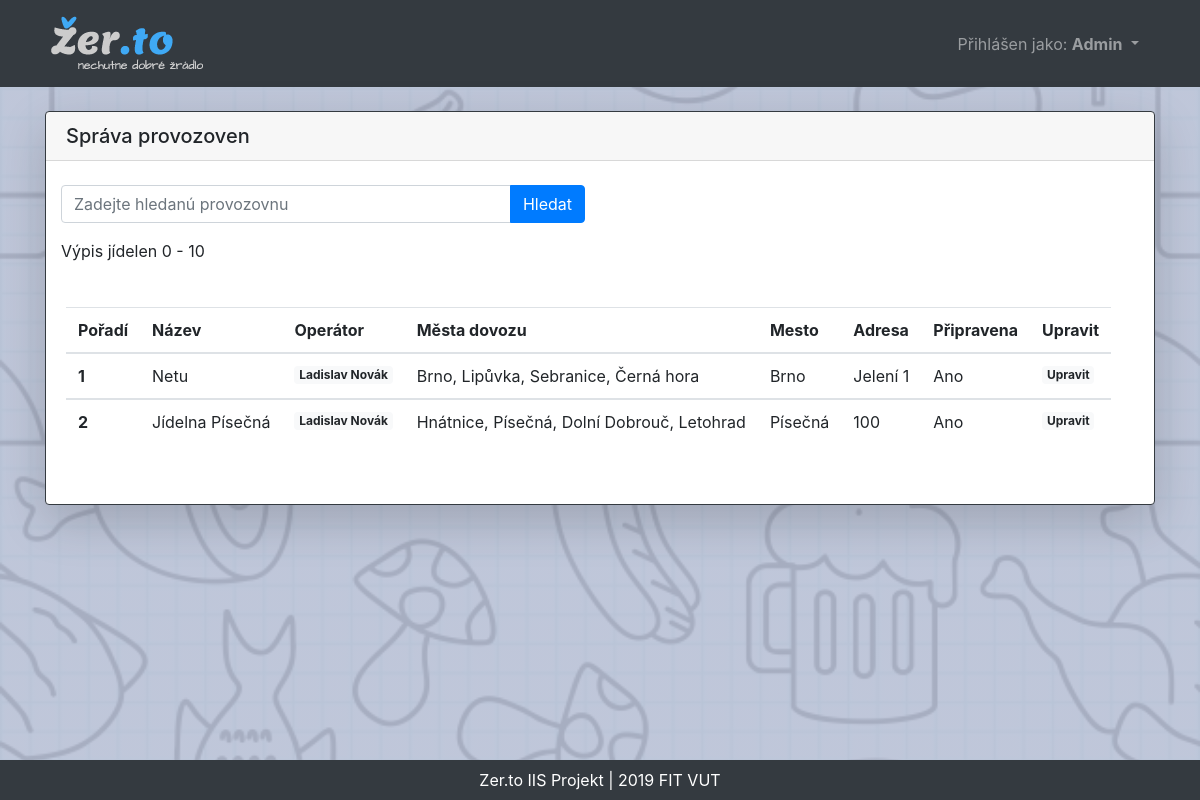
The app's page /admin/jidelny.php (signed in) with its own data.
### tables this page shows
CREATE TABLE `jidelna` (
  `id` int(11) NOT NULL,
  `nazev` varchar(200) NOT NULL,
  `mesto` varchar(100) NOT NULL,
  `adresa` varchar(200) NOT NULL,
  `operator` int(11) DEFAULT NULL,
  `stav` bit(1) NOT NULL DEFAULT b'0'
);

CREATE TABLE `user` (
  `id` int(11) NOT NULL,
  `jmeno` varchar(150) DEFAULT NULL,
  `prijmeni` varchar(150) DEFAULT NULL,
  `email` varchar(200) NOT NULL,
  `password` varchar(200) DEFAULT NULL,
  `mesto` varchar(100) DEFAULT NULL,
  `adresa` varchar(200) DEFAULT NULL,
  `telefon` int(11) DEFAULT NULL,
  `prava` int(11) NOT NULL DEFAULT '5'
);

### functions.php (called while the page is built, shortened)
<?php
function dbconnect(){
	$db = new mysqli("","","","");
    $db->set_charset("UTF8");
    return $db;
}
function getOpName($id){
    $sql = "SELECT jmeno, prijmeni FROM user WHERE id = $id";
    $db = dbconnect();
    $celejmeno = "";
    if($getname = $db->prepare($sql)){
        $getname->execute();
        $getname->bind_result($jmeno, $prijmeni);
        if($getname->fetch())
            $celejmeno = $jmeno." ".$prijmeni;
    }
    return $celejmeno;
}
function getMestaDovozu($id){
    $sql = "SELECT mesto FROM mesta_dovozu WHERE jidelna = $id";
    $db = dbconnect();
    $mesta_dovozu = "";
    $prvni = true;
    $load_mesta_dovozu = $db->query($sql);
    if($load_mesta_dovozu->num_rows>0){
        while($row = $load_mesta_dovozu->fetch_assoc()){
            if($prvni){
                $mesta_dovozu = $row['mesto'];
                $prvni = false;
            }else{
                $mesta_dovozu = $mesta_dovozu.", ".$row['mesto'];
            }
        }
    }
    return $mesta_dovozu == "" ? "-" : $mesta_dovozu;
}
?>

### admin/jidelny.php (the view, shortened to what this page needs)
<?php
include '../functions.php';
        ?><script>
<!DOCTYPE html>
<html>
	<head>
        <link rel="stylesheet" href="https://stackpath.bootstrapcdn.com/bootstrap/4.4.0/css/bootstrap.min.css" />
        <link rel="stylesheet" href="../styles/styles.css" />
	</head>
	<body>
        <nav class='mb-4 navbar navbar-expand-lg navbar-dark bg-dark'>
            <div class='container'>
                <a class='navbar-brand' href='../index.php'><img src='../pic/logo/logo.png' /></a>
                    <div class='collapse navbar-collapse' id='navbarSupportedContent-4'>
                        <ul class='navbar-nav ml-auto'>
                        <?php
                            if(isset($_SESSION['jmeno'])){
                                echo "
                                <li class='nav-link dropdown'>
                                    <span class='nav-link dropdown-toggle' id='navbarDropdownMenuLink-4' data-toggle='dropdown' aria-haspopup='true' aria-expanded='false'>Přihlášen jako:
                                    <b>".$_SESSION['jmeno']."</b>
                                    </span>
                                    <div class='dropdown-menu dropdown-menu-right' aria-labelledby='navbarDropdownMenuLink-4'>
                                    ";
                            echo "</div></nav>";
            }
        ?>
    <main class="container">
        <section class="row justify-content-md-center">
            <div class="col col-md-12">
                <div class="card shadow-lg border-dark">
                <h5 class="card-header">Správa provozoven</h5>
                    <div class="col col-md-6 mt-4">
                        <form method="get" action="" enctype="multipart/form-data">
                            <div class="input-group">
                                <input class="form-control" type="text" name="search" required="required" id="srch" placeholder="Zadejte hledanú provozovnu" />
                                <div class="input-group-append">
                                    <input type="submit" value="Hledat" class="btn btn-primary float-right" id="srch" />
                                </div>
                            </div>
                        </form>
                        <?php
                            $offset = 0;
                            echo "Výpis jídelen $offset - ".($offset+10);
                        ?>
                        </div>
                        <div class="card-body">
        <?php
            if(isset($_GET['search'])){
                $search = filter_input(INPUT_GET, "search", FILTER_SANITIZE_STRING);
                $stranka = "./jidelny.php?search=$search&";
                $sql = "SELECT id, nazev, mesto, adresa, operator, stav FROM jidelna WHERE nazev LIKE '%$search%' OR adresa LIKE '%$search%' LIMIT 10 OFFSET $offset";
                $sql2 = "SELECT COUNT(*) FROM jidelna WHERE nazev LIKE '%$search%' OR adresa LIKE '%$search%'";
            }else{
                $sql = "SELECT id, nazev, mesto, adresa, operator, stav FROM jidelna LIMIT 10 OFFSET $offset";
            }
            $db = dbconnect();
            $load_accounts = $db->query($sql);
            $porad = $offset+1;
            if($load_accounts->num_rows>0){
                echo "
                <table class='table table-responsive table-hover mt-4'>";
                echo "
                    <thead>
                        <tr>
                            <th scope='col'>Pořadí</th>
                            <th scope='col'>Název</th>
                            <th scope='col'>Operátor</th>
                            <th scope='col'>Města dovozu</th>
                            <th scope='col'>Mesto</th>
                            <th scope='col'>Adresa</th>
                            <th scope='col'>Připravena</th>
                            <th scope='col'>Upravit</th>
                        </tr>
                    </thead>
                ";
                while($row = $load_accounts->fetch_assoc()){
                    echo "<tbody>";
                    echo "<tr>";
                    echo "<th scope='row'>".$porad++."</th>";
                    echo "<td>".$row['nazev']."</td>";
                    echo "<td><a class='badge badge-light' href=\"../account/user.php?user=".$row['operator']."\">".(getOpName($row['operator']))."</a></td>";
                    echo "<td>".getMestaDovozu($row['id'])."</td>";
                    echo "<td>".$row['mesto']."</td>";
                    echo "<td>".$row['adresa']."</td>";
                    if ($row['stav'] == 0)
                        echo "<td>Ne</td>";
                    else
                        echo "<td>Ano</td>";
                    echo "<td><a class='badge badge-light' href='../op/jidelna.php?jidelna=".$row['id']."'>Upravit</a></td>";
                    echo "</tr>";
                }
                echo "</tbody></table><br>";
            }else{
                echo "<p class='mt-4 alert alert-danger text-center border-danger'>Nepodařilo se načíst žádné jídelny!</p>";
            }
        ?>
                    </div>
                </div>
            </div>
        </section>
    </main>
    <footer class="mt-4 bg-info">
        <div class="bg-dark p-2 text-center text-white footer">
            Zer.to IIS Projekt | 2019 FIT VUT
        </div>
    </footer>
	</body>
</html>

### styles/styles.css (style rules this page uses)
html { height: 100%; margin: 0; padding: 0; }
body { background: linear-gradient(rgba(185, 193, 214, 0.9), rgba(185, 193, 214, 0.9)), url("../pic/logo/bgd.jpg") #FFF; background-size: cover; min-height: 100%; margin: 0; padding: 0 0 100px 0; position: relative; }
.footer { position: absolute; bottom: 0; width: 100%; }

### records on screen
jidelna: nazev "Netu", operator.prijmeni "Ladislav Novák", id "Brno, Lipůvka, Sebranice, Černá hora", mesto "Brno", adresa "Jelení 1", stav "Ano"
jidelna: nazev "Jídelna Písečná", operator.prijmeni "Ladislav Novák", id "Hnátnice, Písečná, Dolní Dobrouč, Letohrad", mesto "Písečná", adresa "100", stav "Ano"

### other values on screen
$_SESSION['jmeno'] "Admin"
$offset "0"
$offset+10 "10"
